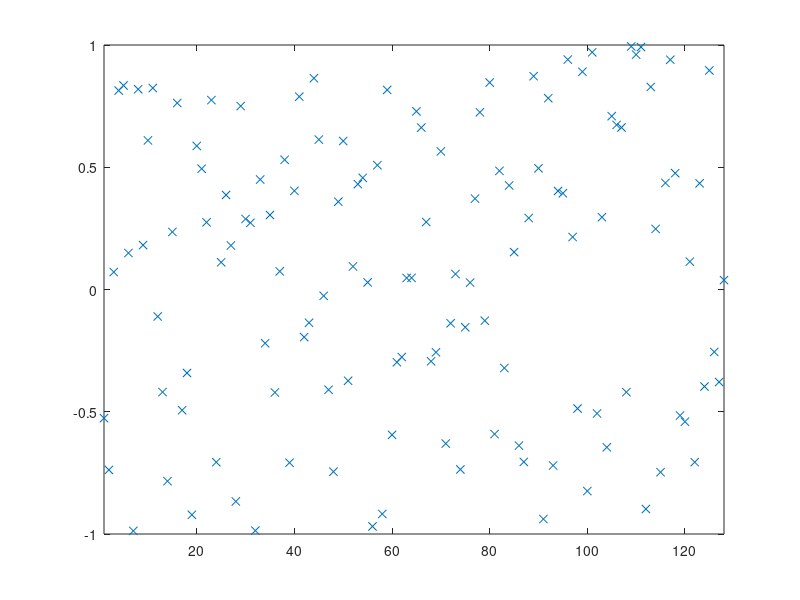

Write the MATLAB code that produced this figure. (Note: this script raises an error after producing the figure.)
% script <a href="matlab:RC_OddEvenRC_MergeSortTest">RC_OddEvenRC_MergeSortTest</a>
% Test <a href="matlab:help RC_OddEvenRC_MergeSort">RC_OddEvenRC_MergeSort</a> on a random set of data.
% See <a href="matlab:RCweb">Numerical Renaissance: simulation, optimization, & control</a>, Section 7.2.2.
% Part of <a href="matlab:help RCC">Numerical Renaissance Codebase 1.0</a>, <a href="matlab:help RCchap07">Chapter 7</a>; please read the <a href="matlab:help RCcopyleft">copyleft</a>.

n=2^7; D=2*rand(n,1)-1; close all, plot(D(:,1),'x'), axis([1 n -1 1]), pause(0.5)
[D,index]=RC_OddEvenRC_MergeSort(D,1,n); plot(D(:,1),'x'), axis([1 n -1 1])

% end script RC_OddEvenRC_MergeSortTest
